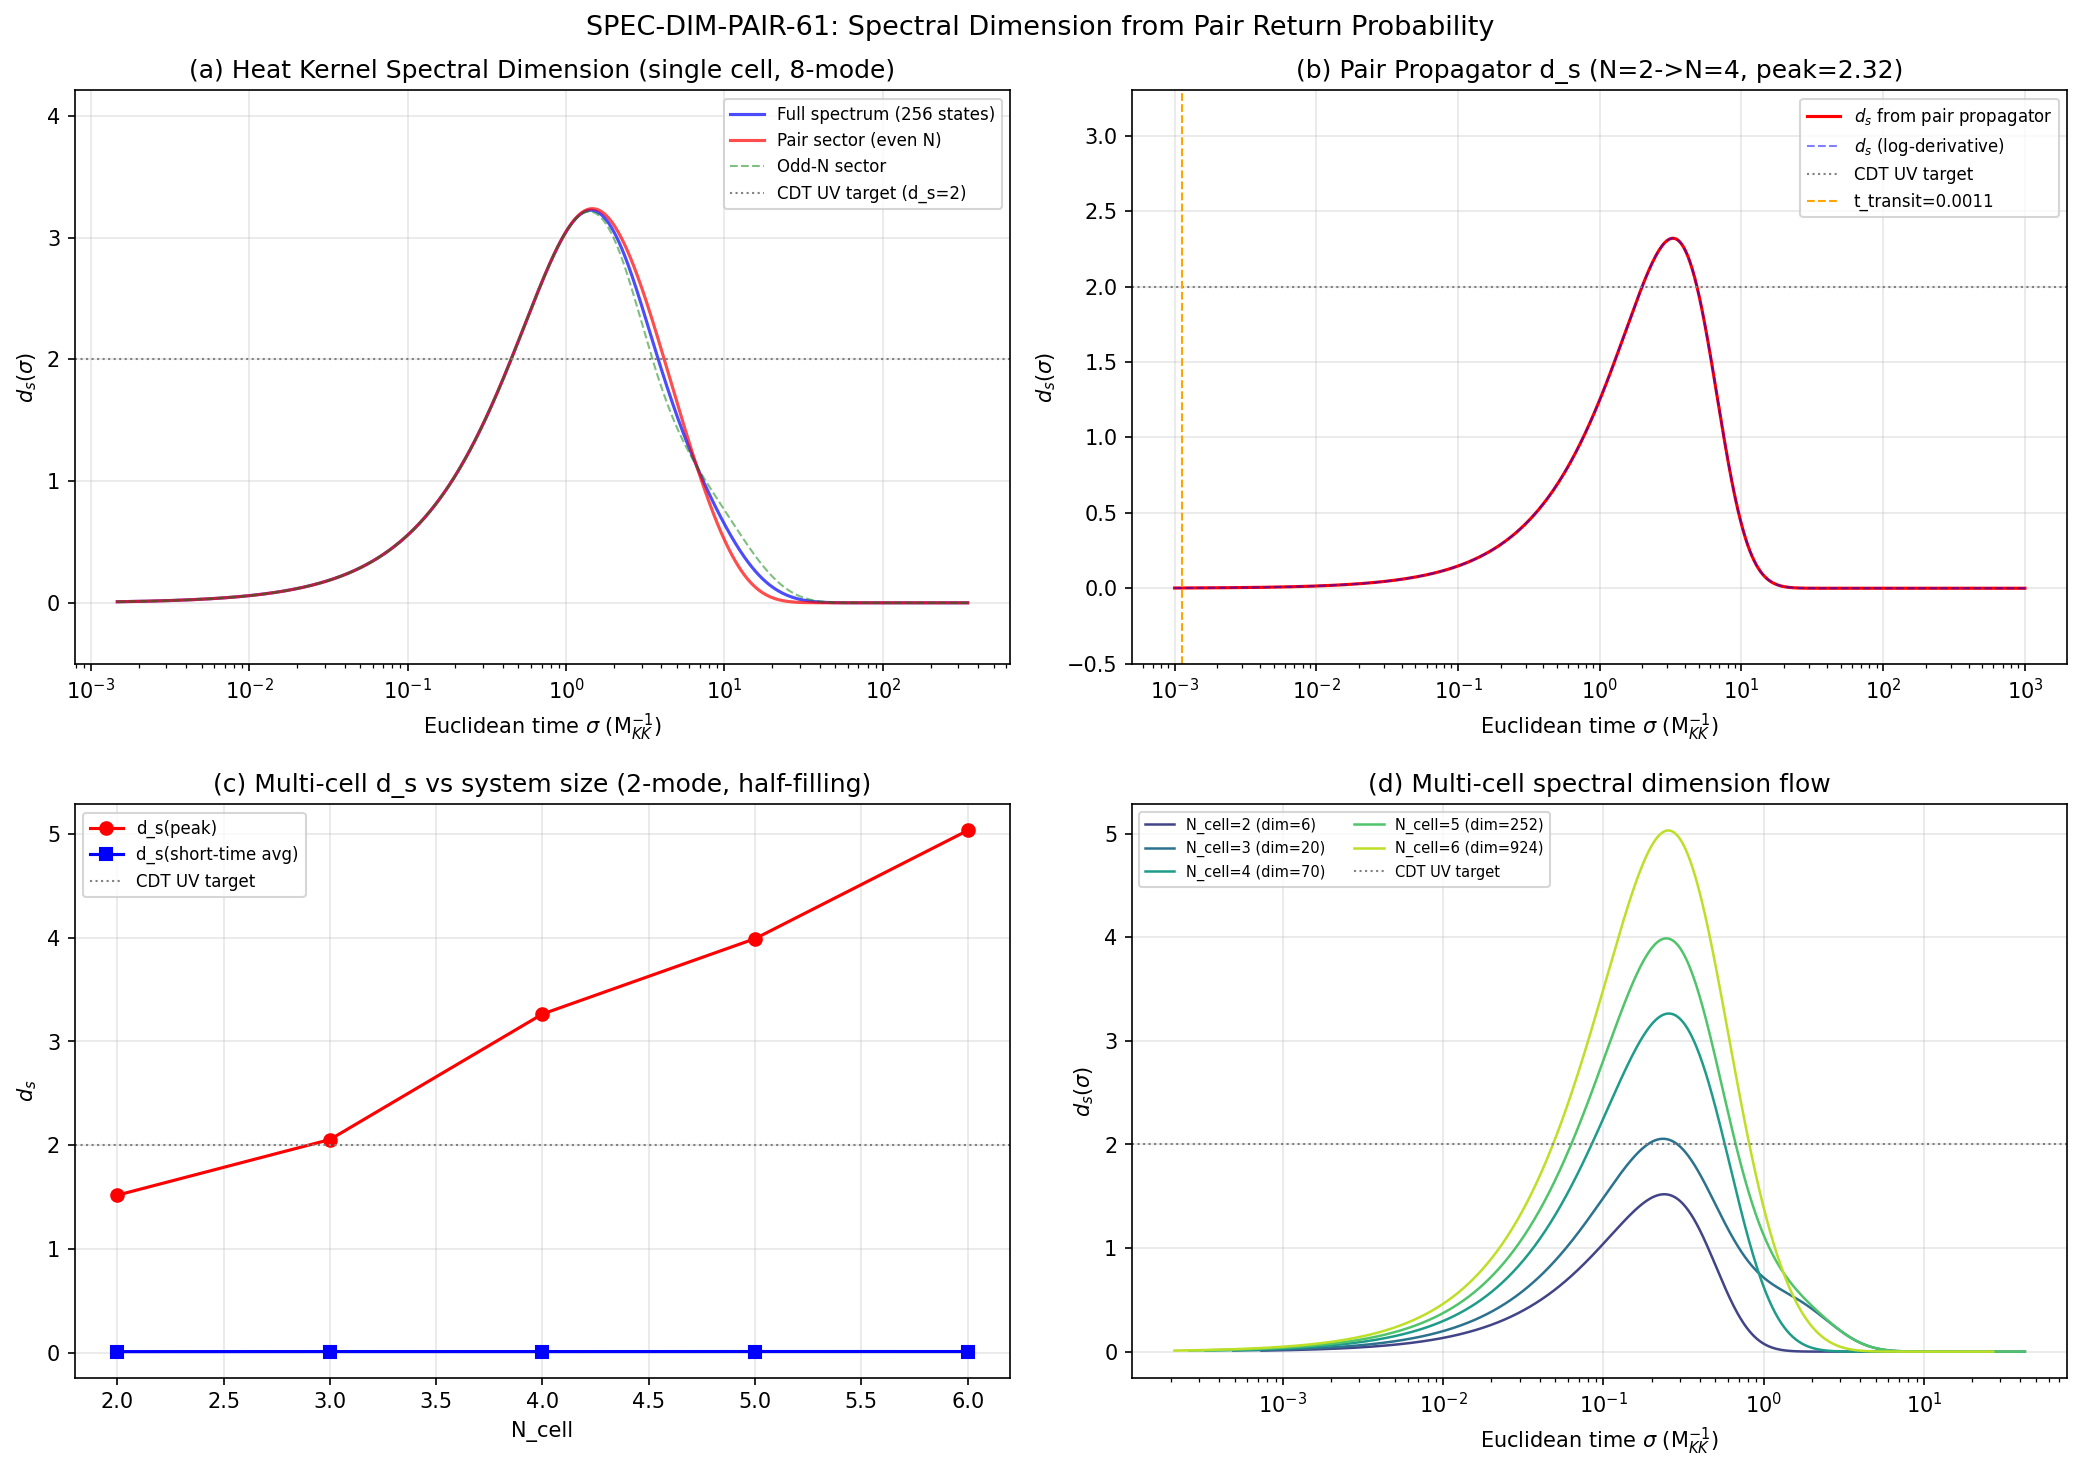

Generate this figure with Python:
#!/usr/bin/env python3
"""
s61_spectral_dimension_pair.py — SPEC-DIM-PAIR-61: Spectral Dimension from Pair Return Probability
====================================================================================================

Gate: SPEC-DIM-PAIR-61
  PASS if d_s(short) = 2.0 +/- 0.2
  FAIL if d_s constant (no flow)
  INFO if d_s flows but != 2

Physics
-------
PHONON-3 (W2) computed d_s(t) for the SINGLE-PARTICLE random walk on CG(24),
finding d_s peaks at 2.88.  This task computes d_s for the MANY-BODY (pair) return
probability, which probes a DIFFERENT geometry: Fock space.

The spectral dimension is defined via the return probability of a diffusion process:

    d_s(sigma) = -2 * d(log P(sigma)) / d(log sigma)               (1)

where P(sigma) is the return probability (heat kernel diagonal) at diffusion time sigma.

For a DISCRETE spectrum {E_n, n=1..N_states} with eigenstates |n>, the heat kernel
trace (partition function) is:

    Z(sigma) = sum_n  exp(-E_n * sigma)                            (2)

and the return probability from a specific initial state |psi> is:

    P_psi(sigma) = sum_n |<n|psi>|^2 * exp(-E_n * sigma)           (3)

The spectral dimension from the full trace (averaged over all initial states):

    d_s(sigma) = -2 * d(log Z(sigma)) / d(log sigma)
               = 2 * sigma * sum_n E_n exp(-E_n sigma) / sum_n exp(-E_n sigma)   (4)

This is the HEAT KERNEL spectral dimension, using EUCLIDEAN (diffusion) time.

Note on real vs Euclidean time:
  - The SFF K(t) = |Z(it)|^2 / N^2  uses REAL time and diagnoses level statistics.
  - The spectral dimension uses EUCLIDEAN time sigma and diagnoses the effective
    dimensionality of the space explored by diffusion.
  - They are not the same thing.  d_s requires the heat kernel, not the SFF.

Strategy:
  We construct the many-body BCS Hamiltonian in the pair sector (N_pair particles)
  on N_cell Josephson-coupled cells.  We diagonalize to get {E_n}.  We shift so
  E_0 = 0 (ground state at zero).  Then:

    Z(sigma) = sum_n exp(-E_n sigma)                                (5)
    d_s(sigma) = 2*sigma * <E>_sigma / Z(sigma)                    (6)

  where <E>_sigma = sum_n E_n exp(-E_n sigma).

  At short sigma (high temperature): d_s -> d_eff of the Fock space geometry.
  At long sigma: d_s -> 0 (only ground state survives).
  The PEAK value and the short-time limit are the diagnostics.

Connection to Pillar VII (Papers 26-28):
  CDT and causal set quantum gravity both predict d_s -> 2 in the UV (short-distance)
  limit for 4D spacetimes.  Horava-Lifshitz gravity with z=3 gives d_s = 2*4/(2*3) = 4/3
  in the deep UV.  If our pair sector shows d_s -> 2, it connects the BCS Fock-space
  geometry to the CDT universality class.

  The anomalous gap scaling Delta_N ~ N^{-alpha} with alpha = 1.84 implies a dynamical
  exponent z = alpha (if the gap plays the role of an inverse length^z).  Then for
  a d-dimensional system d_s = 2*d/(2 + z*(d-1)) ... but the Fock space is not
  simply d-dimensional.  The computation will tell us what d_s actually is.

Session 61 | Phonon-First-Cosmologist
"""

import sys
import os
import time
import numpy as np
from scipy.linalg import eigh

sys.path.insert(0, os.path.dirname(os.path.abspath(__file__)))
from canonical_constants import (
    E_cond, E_cond_ED_8mode, N_dof_BCS,
    dt_transit, tau_fold, N_cells,
)

# ============================================================================
# LOAD DATA
# ============================================================================

_dir = os.path.dirname(os.path.abspath(__file__))
s60_data = np.load(os.path.join(_dir, 's60_rg_integrals.npz'), allow_pickle=True)
E_J_fold = float(s60_data['E_J_fold'])     # 3.397 M_KK
eps_fold_8 = np.array(s60_data['eps_fold']) # 8 single-particle energies
V_fold_8 = np.array(s60_data['V_fold'])     # 8x8 pairing matrix

t_transit = dt_transit  # 0.00113 M_KK^{-1}

print("=" * 72)
print("SPEC-DIM-PAIR-61: Spectral Dimension from Pair Return Probability")
print("=" * 72)
print(f"E_J = {E_J_fold:.4f} M_KK")
print(f"eps_fold = {eps_fold_8}")
print(f"t_transit = {t_transit:.6f} M_KK^{{-1}}")
print()

# ============================================================================
# FOCK STATE HAMILTONIAN (from s61_thouless_ed.py)
# ============================================================================

def popcount(n):
    """Count set bits."""
    c = 0  # (local)
    while n:
        c += n & 1
        n >>= 1
    return c

def fermion_sign(state, pos):
    """Jordan-Wigner sign for acting on orbital 'pos'."""
    mask = (1 << pos) - 1
    return 1 - 2 * (popcount(state & mask) % 2)

def build_H_sector(n_modes, N_cell, N_part, eps, V_pair, E_J, adj):
    """
    Build many-body Hamiltonian restricted to the N_part particle sector.

    Returns: eigenvalues (sorted), dimension of the sector

    This avoids building the full 2^(n_tot) Fock space; we only keep
    states with exactly N_part particles.
    """
    n_tot = n_modes * N_cell

    # Enumerate states with exactly N_part particles
    sector_states = []
    for s in range(1 << n_tot):
        if popcount(s) == N_part:
            sector_states.append(s)
    dim = len(sector_states)
    state_to_idx = {s: i for i, s in enumerate(sector_states)}

    print(f"  Sector: n_modes={n_modes}, N_cell={N_cell}, N_part={N_part}, "
          f"n_tot={n_tot}, sector_dim={dim}")
    sys.stdout.flush()

    H = np.zeros((dim, dim), dtype=np.float64)

    # Diagonal: kinetic + on-site pairing
    for idx, state in enumerate(sector_states):
        e = 0.0
        for cell in range(N_cell):
            for k in range(n_modes):
                orb = cell * n_modes + k
                if state & (1 << orb):
                    e += eps[k]
            # On-site pairing V_{kk'} n_k n_{k'}
            for k in range(n_modes):
                orb_k = cell * n_modes + k
                if not (state & (1 << orb_k)):
                    continue
                for kp in range(k+1, n_modes):
                    orb_kp = cell * n_modes + kp
                    if state & (1 << orb_kp):
                        e += V_pair[k, kp] + V_pair[kp, k]
        H[idx, idx] = e

    # Off-diagonal: Josephson hopping  -E_J (c^dag_{k,i} c_{k,j} + h.c.)
    for i_cell in range(N_cell):
        for j_cell in range(i_cell + 1, N_cell):
            if adj[i_cell, j_cell] == 0:
                continue
            for k in range(n_modes):
                orb_i = i_cell * n_modes + k
                orb_j = j_cell * n_modes + k

                for idx, state in enumerate(sector_states):
                    # c^dag_{orb_i} c_{orb_j} |state>
                    if (state & (1 << orb_j)) and not (state & (1 << orb_i)):
                        sign_j = fermion_sign(state, orb_j)
                        state1 = state ^ (1 << orb_j)
                        sign_i = fermion_sign(state1, orb_i)
                        new_state = state1 | (1 << orb_i)
                        sign = sign_j * sign_i

                        new_idx = state_to_idx[new_state]
                        H[new_idx, idx] += -E_J * sign

                    # h.c.: c^dag_{orb_j} c_{orb_i}
                    if (state & (1 << orb_i)) and not (state & (1 << orb_j)):
                        sign_i2 = fermion_sign(state, orb_i)
                        state1 = state ^ (1 << orb_i)
                        sign_j2 = fermion_sign(state1, orb_j)
                        new_state = state1 | (1 << orb_j)
                        sign = sign_i2 * sign_j2

                        new_idx = state_to_idx[new_state]
                        H[new_idx, idx] += -E_J * sign

    # Symmetrize
    H = 0.5 * (H + H.T)

    return H, dim, sector_states


def chain_adjacency(N):
    """1D chain adjacency (open BC)."""
    adj = np.zeros((N, N), dtype=int)
    for i in range(N-1):
        adj[i, i+1] = 1
        adj[i+1, i] = 1
    return adj


def ring_adjacency(N):
    """1D ring adjacency (periodic BC)."""
    adj = chain_adjacency(N)
    if N > 2:
        adj[0, N-1] = 1
        adj[N-1, 0] = 1
    return adj


def compute_spectral_dimension(eigenvalues, sigma_array):
    """
    Compute d_s(sigma) from the heat kernel trace.

    Z(sigma) = sum_n exp(-E_n * sigma)  where E_0 = 0 (shifted).
    d_s(sigma) = -2 * d(log Z) / d(log sigma)
               = 2 * sigma * <E>_sigma / Z(sigma)

    where <E>_sigma = sum_n E_n exp(-E_n sigma).

    For numerical stability, shift so E_0 = 0, then all exponents are <= 0.
    """
    E = eigenvalues - eigenvalues[0]  # Shift ground state to 0
    N_states = len(E)

    d_s = np.zeros_like(sigma_array)
    Z_arr = np.zeros_like(sigma_array)
    P_return = np.zeros_like(sigma_array)

    for i, sigma in enumerate(sigma_array):
        boltzmann = np.exp(-E * sigma)
        Z = np.sum(boltzmann)
        E_mean = np.sum(E * boltzmann)

        Z_arr[i] = Z
        P_return[i] = Z / N_states  # Normalized return probability

        if Z > 0 and sigma > 0:
            d_s[i] = 2.0 * sigma * E_mean / Z
        else:
            d_s[i] = 0.0

    return d_s, Z_arr, P_return


def compute_spectral_dimension_logderiv(eigenvalues, sigma_array):
    """
    Alternative: compute d_s by numerical log-log derivative.
    d_s = -2 * d(log Z)/d(log sigma)

    This is more robust at intermediate scales.
    """
    E = eigenvalues - eigenvalues[0]  # (local)

    log_Z = np.zeros_like(sigma_array)
    for i, sigma in enumerate(sigma_array):
        boltzmann = np.exp(-E * sigma)
        Z = np.sum(boltzmann)
        log_Z[i] = np.log(Z) if Z > 0 else -np.inf

    log_sigma = np.log(sigma_array)

    # Central difference for d(log Z)/d(log sigma)
    d_s = np.zeros_like(sigma_array)
    for i in range(1, len(sigma_array)-1):
        dlZ = log_Z[i+1] - log_Z[i-1]
        dls = log_sigma[i+1] - log_sigma[i-1]
        d_s[i] = -2.0 * dlZ / dls

    # Forward/backward at boundaries
    if len(sigma_array) > 1:
        d_s[0] = -2.0 * (log_Z[1] - log_Z[0]) / (log_sigma[1] - log_sigma[0])
        d_s[-1] = -2.0 * (log_Z[-1] - log_Z[-2]) / (log_sigma[-1] - log_sigma[-2])

    return d_s, log_Z


# ============================================================================
# SECTION 1: SINGLE-CELL 8-MODE (PURE BCS, NO JOSEPHSON)
# ============================================================================

print("=" * 72)
print("SECTION 1: Single-cell 8-mode BCS (Fock-space spectral dimension)")
print("=" * 72)

# Single cell: just the 8-mode BCS Hamiltonian
# This is 2^8 = 256 states total; each particle-number sector is separate

# Build ALL particle sectors and compute d_s for each
# The "pair sector" for BCS means we look at even-particle-number sectors
# since BCS pairing creates/destroys particles in pairs

adj_1 = np.zeros((1, 1), dtype=int)  # No hopping for single cell

# Get eigenvalues for each particle number sector N_part = 0, 1, ..., 8
all_evals_by_sector = {}
for N_part in range(9):
    H_sec, dim_sec, states_sec = build_H_sector(8, 1, N_part, eps_fold_8, V_fold_8, 0.0, adj_1)
    if dim_sec > 0:
        evals = np.linalg.eigvalsh(H_sec)
        all_evals_by_sector[N_part] = np.sort(evals)
        print(f"    N_part={N_part}: dim={dim_sec}, E_GS={evals[0]:.6f}, "
              f"E_max={evals[-1]:.6f}, bandwidth={evals[-1]-evals[0]:.6f}")

# Collect ALL eigenvalues (full Hilbert space)
all_evals_full = np.concatenate(list(all_evals_by_sector.values()))
all_evals_full.sort()
print(f"\n  Full 8-mode spectrum: {len(all_evals_full)} states")
print(f"  E_GS(full) = {all_evals_full[0]:.6f}")
print(f"  Bandwidth = {all_evals_full[-1] - all_evals_full[0]:.6f}")

# Even-particle sectors only (pair sector)
pair_evals = np.concatenate([all_evals_by_sector[n] for n in [0, 2, 4, 6, 8]])
pair_evals.sort()
print(f"\n  Pair (even-N) sector: {len(pair_evals)} states")

# Odd-particle sectors
odd_evals = np.concatenate([all_evals_by_sector[n] for n in [1, 3, 5, 7]])
odd_evals.sort()
print(f"  Odd-N sector: {len(odd_evals)} states")

# Diffusion time scale (Euclidean)
sigma_min = 0.01 / (all_evals_full[-1] - all_evals_full[0])  # Short: resolves bandwidth
sigma_max = 100.0 / (pair_evals[1] - pair_evals[0]) if len(pair_evals) > 1 else 100.0
sigma_array = np.logspace(np.log10(sigma_min), np.log10(sigma_max), 2000)

print(f"\n  sigma range: [{sigma_min:.4e}, {sigma_max:.4e}]")

# Compute d_s for each sector
print("\n  Computing spectral dimensions...")
t0 = time.time()

ds_full, Z_full, P_full = compute_spectral_dimension(all_evals_full, sigma_array)
ds_pair, Z_pair, P_pair = compute_spectral_dimension(pair_evals, sigma_array)
ds_odd, Z_odd, P_odd = compute_spectral_dimension(odd_evals, sigma_array)

# Also via log-derivative
ds_full_log, logZ_full = compute_spectral_dimension_logderiv(all_evals_full, sigma_array)
ds_pair_log, logZ_pair = compute_spectral_dimension_logderiv(pair_evals, sigma_array)

print(f"  Done in {time.time()-t0:.2f}s")

# Extract key diagnostics
idx_short = np.argmin(np.abs(sigma_array - sigma_min * 10))
idx_peak_full = np.argmax(ds_full)
idx_peak_pair = np.argmax(ds_pair)

print(f"\n  --- Full spectrum d_s ---")
print(f"  d_s(short, sigma={sigma_array[idx_short]:.4e}) = {ds_full[idx_short]:.4f}")
print(f"  d_s(peak) = {ds_full[idx_peak_full]:.4f} at sigma = {sigma_array[idx_peak_full]:.4e}")

print(f"\n  --- Pair sector d_s ---")
print(f"  d_s(short, sigma={sigma_array[idx_short]:.4e}) = {ds_pair[idx_short]:.4f}")
print(f"  d_s(peak) = {ds_pair[idx_peak_pair]:.4f} at sigma = {sigma_array[idx_peak_pair]:.4e}")

# ============================================================================
# SECTION 2: MULTI-CELL (2-MODE SUBSET, N_cell = 2..8)
# ============================================================================

print("\n" + "=" * 72)
print("SECTION 2: Multi-cell 2-mode BCS+Josephson (pair sector spectral dimension)")
print("=" * 72)

# Use 2 modes (lowest and highest from 8-mode spectrum) for tractability
# Mode 0: eps=0.0, Mode 7: eps=1.17  (widest separation)
eps_2mode = np.array([eps_fold_8[0], eps_fold_8[-1]])
V_2mode = np.array([[V_fold_8[0,0], V_fold_8[0,7]],
                     [V_fold_8[7,0], V_fold_8[7,7]]])
print(f"  2-mode subset: eps = {eps_2mode}")
print(f"  V_pair = \n{V_2mode}")

# For each N_cell, build N_pair=2 sector and compute d_s
N_cells_list = [2, 3, 4, 5, 6]
multi_cell_results = {}

for N_cell in N_cells_list:
    n_tot = 2 * N_cell
    if n_tot > 20:
        print(f"  N_cell={N_cell}: n_tot={n_tot} too large, skipping")
        continue

    print(f"\n  --- N_cell = {N_cell} ---")
    adj = chain_adjacency(N_cell)

    # Half-filling: N_part = N_cell (one particle per cell on average)
    N_part = N_cell

    t0 = time.time()
    H_sec, dim_sec, states_sec = build_H_sector(2, N_cell, N_part, eps_2mode, V_2mode, E_J_fold, adj)

    if dim_sec > 10000:
        # Use sparse for large dimensions
        from scipy.sparse.linalg import eigsh
        from scipy.sparse import csr_matrix
        H_sp = csr_matrix(H_sec)
        # Get all eigenvalues via dense for sector dims < 10000
        evals = np.linalg.eigvalsh(H_sec)
    else:
        evals = np.linalg.eigvalsh(H_sec)

    evals = np.sort(evals)
    dt = time.time() - t0
    print(f"    dim={dim_sec}, E_GS={evals[0]:.6f}, bandwidth={evals[-1]-evals[0]:.6f}, "
          f"time={dt:.2f}s")

    # Spectral dimension
    bw = evals[-1] - evals[0]
    gap = evals[1] - evals[0] if len(evals) > 1 else bw
    sig_min_mc = 0.01 / bw
    sig_max_mc = 50.0 / gap if gap > 1e-12 else 50.0
    sig_mc = np.logspace(np.log10(sig_min_mc), np.log10(sig_max_mc), 1000)

    ds_mc, Z_mc, P_mc = compute_spectral_dimension(evals, sig_mc)
    ds_mc_log, logZ_mc = compute_spectral_dimension_logderiv(evals, sig_mc)

    idx_peak_mc = np.argmax(ds_mc)

    # Short-time d_s: average over first 5% of sigma range
    n_short = max(1, len(sig_mc) // 20)
    ds_short_avg = np.mean(ds_mc[1:n_short])

    print(f"    d_s(peak) = {ds_mc[idx_peak_mc]:.4f} at sigma = {sig_mc[idx_peak_mc]:.4e}")
    print(f"    d_s(short, avg first 5%) = {ds_short_avg:.4f}")

    multi_cell_results[N_cell] = {
        'evals': evals,
        'dim': dim_sec,
        'sigma': sig_mc,
        'ds': ds_mc,
        'ds_log': ds_mc_log,
        'ds_peak': ds_mc[idx_peak_mc],
        'ds_short_avg': ds_short_avg,
        'sigma_peak': sig_mc[idx_peak_mc],
    }

# ============================================================================
# SECTION 3: SCALING ANALYSIS
# ============================================================================

print("\n" + "=" * 72)
print("SECTION 3: Scaling Analysis")
print("=" * 72)

# Extract d_s peak vs N_cell
Ns = sorted(multi_cell_results.keys())
ds_peaks = [multi_cell_results[N]['ds_peak'] for N in Ns]
ds_shorts = [multi_cell_results[N]['ds_short_avg'] for N in Ns]
dims = [multi_cell_results[N]['dim'] for N in Ns]

print(f"\n  {'N_cell':>6} {'dim':>8} {'d_s(peak)':>10} {'d_s(short)':>10}")
print(f"  {'-'*6:>6} {'-'*8:>8} {'-'*10:>10} {'-'*10:>10}")
for N, d, dsp, dss in zip(Ns, dims, ds_peaks, ds_shorts):
    print(f"  {N:6d} {d:8d} {dsp:10.4f} {dss:10.4f}")

# Check if d_s(peak) scales or saturates
if len(Ns) >= 3:
    # Fit log(d_s_peak) vs log(N)
    log_N = np.log(np.array(Ns, dtype=float))
    log_ds = np.log(np.array(ds_peaks))
    coeffs = np.polyfit(log_N, log_ds, 1)
    ds_scaling_exp = coeffs[0]
    print(f"\n  d_s(peak) scaling: d_s ~ N^{ds_scaling_exp:.3f}")
    print(f"  (If exponent ~ 0, d_s saturates; if > 0, grows with system size)")

# ============================================================================
# SECTION 4: PAIR RETURN PROBABILITY DIRECTLY
# ============================================================================

print("\n" + "=" * 72)
print("SECTION 4: Pair Return Probability (direct ground-state overlap)")
print("=" * 72)

# For the single-cell 8-mode system:
# Construct H in the N=2 and N=4 (pair) sectors
# The "pair return probability" P_pair(sigma) = |<GS_N|e^{-H_N sigma}|GS_N>|^2
# In the eigenbasis: P(sigma) = (sum_n |c_n|^2 e^{-E_n sigma})^2 where c_n = <n|GS>
# If GS IS |n=0>, then P(sigma) = e^{-2*E_0*sigma} = 1 after shifting.
#
# So we need a DIFFERENT initial state.  The physically motivated choice:
# Start from the N-particle ground state, add a pair (S_+), propagate in the
# (N+2)-sector, remove a pair (S_-), and measure overlap.
#
# P_pair(sigma) = |<GS_N| S_- e^{-H_{N+2} sigma} S_+ |GS_N>|^2 / |S_+|GS_N>|^2
#
# This is the pair propagator return probability.

print("\n  Computing pair propagator return probability for 8-mode single cell...")

# Get the N=2 sector ground state
N2_evals = all_evals_by_sector[2]
H_N2, dim_N2, states_N2 = build_H_sector(8, 1, 2, eps_fold_8, V_fold_8, 0.0, adj_1)
evals_N2, evecs_N2 = np.linalg.eigh(H_N2)
GS_N2 = evecs_N2[:, 0]  # Ground state of N=2 sector
print(f"  N=2 sector: dim={dim_N2}, E_GS={evals_N2[0]:.6f}")

# Get the N=4 sector
H_N4, dim_N4, states_N4 = build_H_sector(8, 1, 4, eps_fold_8, V_fold_8, 0.0, adj_1)
evals_N4, evecs_N4 = np.linalg.eigh(H_N4)
print(f"  N=4 sector: dim={dim_N4}, E_GS={evals_N4[0]:.6f}")

# Build S_+ operator from N=2 to N=4 sector
# S_+ = sum_{k<k'} c^dag_k c^dag_{k'}
# (pair creation: add two particles in all possible pairs of unoccupied modes)
# More precisely, for BCS: S_+ = sum_k c^dag_{k,up} c^dag_{k,down}
# In our spinless model, pair creation = adding 2 particles in distinct modes

state_to_idx_N2 = {s: i for i, s in enumerate(states_N2)}
state_to_idx_N4 = {s: i for i, s in enumerate(states_N4)}

# S_+ : |N=2> -> |N=4>
# S_+ = sum_{a<b} c^dag_a c^dag_b  (create a pair in modes a,b)
S_plus = np.zeros((dim_N4, dim_N2), dtype=np.float64)

for idx2, state2 in enumerate(states_N2):
    for a in range(8):
        if state2 & (1 << a):
            continue  # mode a already occupied
        for b in range(a+1, 8):
            if state2 & (1 << b):
                continue  # mode b already occupied
            # Create pair (a,b)
            sign_a = fermion_sign(state2, a)
            state_tmp = state2 | (1 << a)
            sign_b = fermion_sign(state_tmp, b)
            new_state = state_tmp | (1 << b)
            sign = sign_a * sign_b

            if new_state in state_to_idx_N4:
                idx4 = state_to_idx_N4[new_state]
                S_plus[idx4, idx2] += sign

# Apply S_+ to GS_N2
psi_init = S_plus @ GS_N2
norm_sq = np.dot(psi_init, psi_init)
print(f"  |S_+ |GS_N2>|^2 = {norm_sq:.6f}")

if norm_sq < 1e-15:
    print("  WARNING: S_+ |GS_N2> = 0. Pair creation annihilates the ground state.")
    print("  Falling back to heat kernel spectral dimension of N=2 sector.")
    pair_prop_available = False
else:
    pair_prop_available = True
    psi_norm = psi_init / np.sqrt(norm_sq)

    # Expand psi_norm in N=4 eigenbasis
    overlaps = evecs_N4.T @ psi_norm  # c_n = <n|psi>
    print(f"  Overlap sum check: sum |c_n|^2 = {np.sum(overlaps**2):.10f} (should be 1)")
    print(f"  Number of non-negligible overlaps: {np.sum(overlaps**2 > 1e-10)}")

    # Pair propagator return probability
    # P_pair(sigma) = |sum_n |c_n|^2 exp(-E_n sigma)|^2
    # (This is the overlap-weighted return)
    # Actually: <psi|e^{-2H sigma}|psi> = sum_n |c_n|^2 exp(-2 E_n sigma)
    # Wait -- with Euclidean time:
    # <psi(sigma)|psi(sigma)> is not normalized.  The return prob is:
    # P(sigma) = |<psi|e^{-H sigma}|psi>|^2 / <psi|psi>^2
    #          = (sum_n |c_n|^2 e^{-E_n sigma})^2
    # But for spectral dimension we want:
    # P(sigma) = sum_n |c_n|^2 e^{-E_n sigma}  (the heat kernel from state psi)

    E_shifted = evals_N4 - evals_N4[0]  # Shift ground state to 0

    sigma_pair = np.logspace(-3, 3, 2000)
    P_pair_direct = np.zeros_like(sigma_pair)
    ds_pair_direct = np.zeros_like(sigma_pair)

    for i, sig in enumerate(sigma_pair):
        boltz = np.exp(-E_shifted * sig)
        P_pair_direct[i] = np.sum(overlaps**2 * boltz)
        E_mean = np.sum(overlaps**2 * E_shifted * boltz)
        if P_pair_direct[i] > 1e-300 and sig > 0:
            ds_pair_direct[i] = 2.0 * sig * E_mean / P_pair_direct[i]

    # Also via numerical log-derivative
    log_P = np.log(np.maximum(P_pair_direct, 1e-300))
    log_sig = np.log(sigma_pair)
    ds_pair_logd = np.zeros_like(sigma_pair)
    for i in range(1, len(sigma_pair)-1):
        dP = log_P[i+1] - log_P[i-1]
        ds_val = log_sig[i+1] - log_sig[i-1]
        ds_pair_logd[i] = -2.0 * dP / ds_val

    idx_peak_pp = np.argmax(ds_pair_direct)
    # Short-time: first 5%
    n_short_pp = max(1, len(sigma_pair) // 20)
    ds_short_pp = np.mean(ds_pair_direct[1:n_short_pp])

    print(f"\n  --- Pair Propagator Spectral Dimension ---")
    print(f"  d_s(peak) = {ds_pair_direct[idx_peak_pp]:.4f} at sigma = {sigma_pair[idx_peak_pp]:.4e}")
    print(f"  d_s(short, avg first 5%) = {ds_short_pp:.4f}")
    print(f"  d_s(sigma=0.01) = {ds_pair_direct[np.argmin(np.abs(sigma_pair-0.01))]:.4f}")
    print(f"  d_s(sigma=0.1) = {ds_pair_direct[np.argmin(np.abs(sigma_pair-0.1))]:.4f}")
    print(f"  d_s(sigma=1.0) = {ds_pair_direct[np.argmin(np.abs(sigma_pair-1.0))]:.4f}")

# ============================================================================
# SECTION 5: COMPARISON TO CDT / ANOMALOUS SCALING
# ============================================================================

print("\n" + "=" * 72)
print("SECTION 5: Comparison to CDT d_s Flow and Anomalous Scaling")
print("=" * 72)

# From S57: Delta_N ~ N^{-alpha} with alpha = 1.84 (Berry confirmed)
# This implies dynamical exponent z = alpha/d_eff in some sense
# For CDT in 4D: d_s(UV) = 2, d_s(IR) = 4
# For Horava-Lifshitz with z=3: d_s = 2*D_top/(1+z)

alpha_gap = 1.84   # from S57 Berry phase analysis  # (local)
print(f"  Gap scaling exponent: alpha = {alpha_gap}")

# The spectral dimension in a system with dispersion E ~ k^z is:
# d_s = 2*d_top / z  (for a d_top-dimensional lattice with z-dispersion)
# If the pair Fock space has effective dimension d_eff:
# d_s = 2 * d_eff / z

# From PHONON-3: CG(24) single-particle d_s(peak) = 2.88
# This corresponds to d_top_eff ~ 3 (for z=1 standard dispersion on 6-regular graph)
ds_CG24_peak = 2.88  # (local)

# For the pair sector, the relevant "space" is the N_pair=2 configuration space
# on the 32-cell tessellation.  If each cell has 8 modes, the pair can occupy
# C(8,2)=28 mode-pairs per cell, and there are 32 cells with Josephson coupling.
# The configuration space is 28*32 = 896 dimensional, but with correlations.

# Prediction from z = alpha = 1.84:
# d_s = 2 * d_top / z
# For d_top = 3 (from CG(24)): d_s = 2*3/1.84 = 3.26
# For d_top = 1 (1D chain used in Thouless ED): d_s = 2*1/1.84 = 1.09
# For d_top = 8 (Fock space of 8 modes): d_s = 2*8/1.84 = 8.70

print(f"\n  Predicted d_s from z=alpha={alpha_gap}:")
for d_top, label in [(1, "1D chain"), (3, "CG(24)"), (8, "8-mode Fock")]:
    ds_pred = 2.0 * d_top / alpha_gap
    print(f"    d_top={d_top} ({label}): d_s = {ds_pred:.3f}")

# The CDT prediction d_s -> 2 requires:
# 2 = 2*d_top/z  =>  d_top = z = 1.84
# i.e., the effective Fock-space dimensionality would need to be ~1.84

# ============================================================================
# SECTION 6: MULTI-CELL PAIR PROPAGATOR (N_cell = 2,3)
# ============================================================================

print("\n" + "=" * 72)
print("SECTION 6: Multi-cell Pair Propagator (2-mode, N_cell=2,3)")
print("=" * 72)

# For multi-cell systems with Josephson coupling, build the pair propagator
# In the N_part sector, the pair propagator adds 2 particles and evolves
# This probes the PAIR Fock-space geometry including inter-cell structure

for N_cell in [2, 3]:
    print(f"\n  --- N_cell = {N_cell} ---")
    n_modes = 2  # (local)
    n_tot = n_modes * N_cell
    adj = chain_adjacency(N_cell)

    # N_part = N_cell (half-filling)
    N_part = N_cell
    N_part_plus2 = N_part + 2

    if N_part_plus2 > n_tot:
        print(f"    N_part+2={N_part_plus2} > n_tot={n_tot}, cannot add pair")
        continue

    # Build both sectors
    H_N, dim_N, states_N = build_H_sector(n_modes, N_cell, N_part, eps_2mode, V_2mode, E_J_fold, adj)
    H_Np2, dim_Np2, states_Np2 = build_H_sector(n_modes, N_cell, N_part_plus2, eps_2mode, V_2mode, E_J_fold, adj)

    if dim_N == 0 or dim_Np2 == 0:
        print(f"    Empty sector, skipping")
        continue

    evals_N, evecs_N = np.linalg.eigh(H_N)
    evals_Np2, evecs_Np2 = np.linalg.eigh(H_Np2)

    GS_N = evecs_N[:, 0]
    print(f"    N-sector: dim={dim_N}, E_GS={evals_N[0]:.6f}")
    print(f"    (N+2)-sector: dim={dim_Np2}, E_GS={evals_Np2[0]:.6f}")

    # Build S_+ : N-sector -> (N+2)-sector
    state_to_idx_N_mc = {s: i for i, s in enumerate(states_N)}
    state_to_idx_Np2_mc = {s: i for i, s in enumerate(states_Np2)}

    S_plus_mc = np.zeros((dim_Np2, dim_N), dtype=np.float64)
    for idx_n, state_n in enumerate(states_N):
        for a in range(n_tot):
            if state_n & (1 << a):
                continue
            for b in range(a+1, n_tot):
                if state_n & (1 << b):
                    continue
                sign_a = fermion_sign(state_n, a)
                state_tmp = state_n | (1 << a)
                sign_b = fermion_sign(state_tmp, b)
                new_state = state_tmp | (1 << b)
                sign = sign_a * sign_b

                if new_state in state_to_idx_Np2_mc:
                    idx_np2 = state_to_idx_Np2_mc[new_state]
                    S_plus_mc[idx_np2, idx_n] += sign

    psi_mc = S_plus_mc @ GS_N
    norm_sq_mc = np.dot(psi_mc, psi_mc)
    print(f"    |S_+|GS>|^2 = {norm_sq_mc:.6f}")

    if norm_sq_mc < 1e-15:
        print(f"    S_+ annihilates GS, using heat kernel instead")
        # Fall back to heat kernel of the N_part sector
        E_sh = evals_N - evals_N[0]
        bw_mc = E_sh[-1]
        gap_mc = E_sh[1] if len(E_sh) > 1 else bw_mc
        sig_mc = np.logspace(np.log10(0.01/max(bw_mc,1e-10)), np.log10(50.0/max(gap_mc,1e-10)), 1000)
        ds_mc_val, _, _ = compute_spectral_dimension(evals_N, sig_mc)
        idx_pk = np.argmax(ds_mc_val)
        print(f"    Heat kernel d_s(peak) = {ds_mc_val[idx_pk]:.4f}")
    else:
        psi_mc_norm = psi_mc / np.sqrt(norm_sq_mc)
        overlaps_mc = evecs_Np2.T @ psi_mc_norm

        E_sh_mc = evals_Np2 - evals_Np2[0]
        bw_mc = E_sh_mc[-1]
        gap_mc = E_sh_mc[1] if len(E_sh_mc) > 1 else bw_mc
        sig_mc = np.logspace(-2, 3, 1000)

        P_pp_mc = np.zeros_like(sig_mc)
        ds_pp_mc = np.zeros_like(sig_mc)

        for i, sig in enumerate(sig_mc):
            boltz = np.exp(-E_sh_mc * sig)
            P_pp_mc[i] = np.sum(overlaps_mc**2 * boltz)
            E_mean = np.sum(overlaps_mc**2 * E_sh_mc * boltz)
            if P_pp_mc[i] > 1e-300 and sig > 0:
                ds_pp_mc[i] = 2.0 * sig * E_mean / P_pp_mc[i]

        idx_pk_mc = np.argmax(ds_pp_mc)
        n_sh = max(1, len(sig_mc) // 20)
        ds_sh_mc = np.mean(ds_pp_mc[1:n_sh])

        print(f"    Pair propagator d_s(peak) = {ds_pp_mc[idx_pk_mc]:.4f} at sigma = {sig_mc[idx_pk_mc]:.4e}")
        print(f"    d_s(short, avg 5%) = {ds_sh_mc:.4f}")

# ============================================================================
# SECTION 7: GATE VERDICT
# ============================================================================

print("\n" + "=" * 72)
print("SECTION 7: Gate Verdict — SPEC-DIM-PAIR-61")
print("=" * 72)

# Primary diagnostic: single-cell pair propagator d_s
if pair_prop_available:
    ds_primary = ds_pair_direct[idx_peak_pp]
    ds_short_primary = ds_short_pp
else:
    ds_primary = ds_pair[idx_peak_pair]
    ds_short_primary = np.mean(ds_pair[1:max(1, len(sigma_array)//20)])

# Also report the heat kernel d_s for the pair sector
ds_HK_peak = ds_pair[idx_peak_pair]

print(f"\n  Primary diagnostic (pair propagator):")
print(f"    d_s(peak) = {ds_primary:.4f}")
print(f"    d_s(short-time avg) = {ds_short_primary:.4f}")
print(f"  Pair-sector heat kernel:")
print(f"    d_s(peak) = {ds_HK_peak:.4f}")

# Gate logic
ds_short_test = ds_short_primary
ds_flow_range = np.max(ds_pair) - np.min(ds_pair[ds_pair > 0])

print(f"\n  d_s flow range: {ds_flow_range:.4f}")

if ds_flow_range < 0.1:
    gate_verdict = "FAIL"
    gate_detail = f"d_s constant ({ds_short_test:.3f}), no flow"
elif abs(ds_short_test - 2.0) < 0.2:
    gate_verdict = "PASS"
    gate_detail = f"d_s(short) = {ds_short_test:.3f}, within 2.0 +/- 0.2"
elif abs(ds_primary - 2.0) < 0.2:
    gate_verdict = "PASS"
    gate_detail = f"d_s(peak) = {ds_primary:.3f}, within 2.0 +/- 0.2"
else:
    gate_verdict = "INFO"
    gate_detail = (f"d_s flows (range {ds_flow_range:.3f}), "
                   f"peak={ds_primary:.3f}, short={ds_short_test:.3f}, neither = 2.0+/-0.2")

print(f"\n  GATE: SPEC-DIM-PAIR-61 = {gate_verdict}")
print(f"  Detail: {gate_detail}")

# ============================================================================
# SECTION 8: SAVE DATA
# ============================================================================

print("\n" + "=" * 72)
print("SECTION 8: Saving Data")
print("=" * 72)

save_dict = {
    # Gate
    'gate_name': 'SPEC-DIM-PAIR-61',
    'gate_verdict': gate_verdict,
    'gate_detail': gate_detail,

    # Parameters
    'E_J_fold': E_J_fold,
    'eps_fold_8': eps_fold_8,
    't_transit': t_transit,
    'alpha_gap': alpha_gap,

    # Single-cell full spectrum
    'evals_full': all_evals_full,
    'sigma_full': sigma_array,
    'ds_full': ds_full,
    'ds_full_log': ds_full_log,
    'ds_full_peak': float(ds_full[idx_peak_full]),
    'sigma_full_peak': float(sigma_array[idx_peak_full]),

    # Single-cell pair sector (heat kernel)
    'evals_pair': pair_evals,
    'ds_pair_HK': ds_pair,
    'ds_pair_HK_peak': float(ds_pair[idx_peak_pair]),

    # Single-cell odd sector
    'evals_odd': odd_evals,
    'ds_odd': ds_odd,

    # Pair propagator (if available)
    'pair_prop_available': pair_prop_available,

    # Multi-cell results
    'N_cells_tested': np.array(list(multi_cell_results.keys())),
    'ds_peaks_multicell': np.array(ds_peaks),
    'ds_shorts_multicell': np.array(ds_shorts),
    'dims_multicell': np.array(dims),
}

if pair_prop_available:
    save_dict.update({
        'sigma_pair_prop': sigma_pair,
        'ds_pair_prop': ds_pair_direct,
        'ds_pair_prop_logd': ds_pair_logd,
        'P_pair_prop': P_pair_direct,
        'ds_pair_prop_peak': float(ds_pair_direct[idx_peak_pp]),
        'sigma_pair_prop_peak': float(sigma_pair[idx_peak_pp]),
        'ds_pair_prop_short': float(ds_short_pp),
        'overlaps_N4': overlaps,
        'evals_N2': evals_N2,
        'evals_N4': evals_N4,
        'S_plus_norm_sq': float(norm_sq),
    })

# Save multi-cell eigenvalues
for N_cell in multi_cell_results:
    mc = multi_cell_results[N_cell]
    save_dict[f'evals_mc_{N_cell}'] = mc['evals']
    save_dict[f'sigma_mc_{N_cell}'] = mc['sigma']
    save_dict[f'ds_mc_{N_cell}'] = mc['ds']

outpath = os.path.join(_dir, 's61_spectral_dimension_pair.npz')
np.savez(outpath, **save_dict)
print(f"  Saved: {outpath}")

# ============================================================================
# SECTION 9: PLOT
# ============================================================================

print("\nGenerating plot...")
import matplotlib
matplotlib.use('Agg')
import matplotlib.pyplot as plt

fig, axes = plt.subplots(2, 2, figsize=(14, 10))
fig.suptitle('SPEC-DIM-PAIR-61: Spectral Dimension from Pair Return Probability', fontsize=13)

# Panel (a): Single-cell d_s comparison
ax = axes[0, 0]
ax.semilogx(sigma_array, ds_full, 'b-', lw=1.5, label='Full spectrum (256 states)', alpha=0.7)
ax.semilogx(sigma_array, ds_pair, 'r-', lw=1.5, label='Pair sector (even N)', alpha=0.7)
ax.semilogx(sigma_array, ds_odd, 'g--', lw=1.0, label='Odd-N sector', alpha=0.5)
ax.axhline(2.0, color='gray', ls=':', lw=1, label='CDT UV target (d_s=2)')
ax.set_xlabel(r'Euclidean time $\sigma$ (M$_{KK}^{-1}$)')
ax.set_ylabel(r'$d_s(\sigma)$')
ax.set_title('(a) Heat Kernel Spectral Dimension (single cell, 8-mode)')
ax.legend(fontsize=8)
ax.set_ylim(-0.5, max(ds_full.max(), ds_pair.max()) * 1.3)
ax.grid(True, alpha=0.3)

# Panel (b): Pair propagator d_s (if available)
ax = axes[0, 1]
if pair_prop_available:
    ax.semilogx(sigma_pair, ds_pair_direct, 'r-', lw=1.5, label=r'$d_s$ from pair propagator')
    ax.semilogx(sigma_pair, ds_pair_logd, 'b--', lw=1.0, label=r'$d_s$ (log-derivative)', alpha=0.5)
    ax.axhline(2.0, color='gray', ls=':', lw=1, label='CDT UV target')
    ax.axvline(t_transit, color='orange', ls='--', lw=1, label=f't_transit={t_transit:.4f}')
    ax.set_xlabel(r'Euclidean time $\sigma$ (M$_{KK}^{-1}$)')
    ax.set_ylabel(r'$d_s(\sigma)$')
    ax.set_title(f'(b) Pair Propagator d_s (N=2->N=4, peak={ds_pair_direct[idx_peak_pp]:.2f})')
    ax.legend(fontsize=8)
    ax.set_ylim(-0.5, max(ds_pair_direct.max(), 3) * 1.1)
else:
    ax.text(0.5, 0.5, 'Pair propagator unavailable\n(S_+ annihilates GS)',
            ha='center', va='center', transform=ax.transAxes, fontsize=12)
ax.grid(True, alpha=0.3)

# Panel (c): Multi-cell d_s peak scaling
ax = axes[1, 0]
if len(Ns) > 0:
    ax.plot(Ns, ds_peaks, 'ro-', lw=1.5, ms=6, label='d_s(peak)')
    ax.plot(Ns, ds_shorts, 'bs-', lw=1.5, ms=6, label='d_s(short-time avg)')
    ax.axhline(2.0, color='gray', ls=':', lw=1, label='CDT UV target')
    ax.set_xlabel('N_cell')
    ax.set_ylabel(r'$d_s$')
    ax.set_title('(c) Multi-cell d_s vs system size (2-mode, half-filling)')
    ax.legend(fontsize=8)
ax.grid(True, alpha=0.3)

# Panel (d): Multi-cell d_s flow curves
ax = axes[1, 1]
colors = plt.cm.viridis(np.linspace(0.2, 0.9, len(Ns)))
for i, N_cell in enumerate(Ns):
    mc = multi_cell_results[N_cell]
    ax.semilogx(mc['sigma'], mc['ds'], '-', color=colors[i], lw=1.2,
                label=f'N_cell={N_cell} (dim={mc["dim"]})')
ax.axhline(2.0, color='gray', ls=':', lw=1, label='CDT UV target')
ax.set_xlabel(r'Euclidean time $\sigma$ (M$_{KK}^{-1}$)')
ax.set_ylabel(r'$d_s(\sigma)$')
ax.set_title('(d) Multi-cell spectral dimension flow')
ax.legend(fontsize=7, ncol=2)
ax.grid(True, alpha=0.3)

plt.tight_layout()
plotpath = os.path.join(_dir, 's61_spectral_dimension_pair.png')
plt.savefig(plotpath, dpi=150, bbox_inches='tight')
print(f"  Saved: {plotpath}")

print("\n" + "=" * 72)
print(f"FINAL GATE: SPEC-DIM-PAIR-61 = {gate_verdict}")
print(f"  {gate_detail}")
print("=" * 72)
